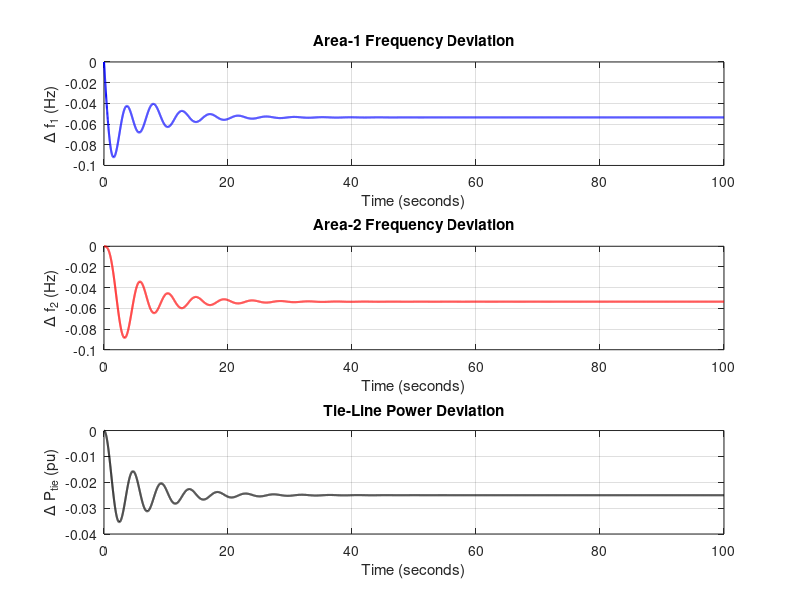

Reproduce this figure in MATLAB. (Note: this script raises an error after producing the figure.)
clc;
clear;
close all;

%% =========================================================
% TWO-AREA LOAD FREQUENCY CONTROL
% Primary Governor Control
% Base frequency = 50 Hz
% Load disturbance in Area-1
%% =========================================================

s = tf('s');

%% ================= AREA 1 PARAMETERS =================

Tg1 = 0.2;          % Governor time constant (s)
Tt1 = 1.0;          % Turbine time constant (s)
Tp1 = 10;           % Power system time constant (s)
Kp1 = 20;           % Power system gain
R1  = 2.4;           % Speed regulation

%% ================= AREA 2 PARAMETERS =================

Tg2 = 0.2;
Tt2 = 1.0;
Tp2 = 10;
Kp2 = 20;
R2  = 2.4;

%% ================= TIE LINE =================

T12 = 0.05;

%% ================= LOAD DISTURBANCE =================

DeltaPL1 = 0.05;        % pu load increase in Area 1
DeltaPL2 = 0;           % No load disturbance in Area 2

%% =====================================================
% TRANSFER FUNCTIONS
%% =====================================================

% Governor
Gg1 = 1/(Tg1*s + 1);
Gg2 = 1/(Tg2*s + 1);

% Turbine
Gt1 = 1/(Tt1*s + 1);
Gt2 = 1/(Tt2*s + 1);

% Power system
Gp1 = Kp1/(Tp1*s + 1);
Gp2 = Kp2/(Tp2*s + 1);

%% =====================================================
% AREA CONTROL BLOCKS
%% =====================================================

% Governor + turbine
G1 = Gg1*Gt1;
G2 = Gg2*Gt2;

%% =====================================================
% STATE-SPACE MODEL
%
% x1 = df1
% x2 = governor-1
% x3 = turbine-1
% x4 = df2
% x5 = governor-2
% x6 = turbine-2
% x7 = Ptie
%% =====================================================

A = zeros(7,7);

% -------- AREA 1 --------

A(1,1) = -1/Tp1;
A(1,3) = Kp1/Tp1;
A(1,7) = -Kp1/Tp1;

A(2,1) = -1/(R1*Tg1);
A(2,2) = -1/Tg1;

A(3,2) = 1/Tt1;
A(3,3) = -1/Tt1;

% -------- AREA 2 --------

A(4,4) = -1/Tp2;
A(4,6) = Kp2/Tp2;
A(4,7) = Kp2/Tp2;

A(5,4) = -1/(R2*Tg2);
A(5,5) = -1/Tg2;

A(6,5) = 1/Tt2;
A(6,6) = -1/Tt2;

% -------- TIE LINE --------

A(7,1) = 2*pi*T12;
A(7,4) = -2*pi*T12;

%% =====================================================
% INPUT MATRIX
%% =====================================================

B = zeros(7,2);

% Area-1 load increase
B(1,1) = -Kp1/Tp1;

% Area-2 load increase
B(4,2) = -Kp2/Tp2;

%% =====================================================
% OUTPUT MATRIX
%% =====================================================

C = zeros(3,7);

% Area-1 frequency deviation
C(1,1) = 1;

% Area-2 frequency deviation
C(2,4) = 1;

% Tie-line deviation
C(3,7) = 1;

D = zeros(3,2);

%% =====================================================
% CREATE SYSTEM
%% =====================================================

sys = ss(A,B,C,D);

%% =====================================================
% CHECK STABILITY
%% =====================================================

p = pole(sys);

disp('System poles:')
disp(p)

if all(real(p) < 0)
    disp('SYSTEM IS STABLE')
else
    disp('SYSTEM IS UNSTABLE - CHECK MODEL')
end

%% =====================================================
% SIMULATION
%% =====================================================

t = 0:0.01:100;

u = zeros(length(t),2);

% 0.05 pu load increase in Area 1
u(:,1) = DeltaPL1;

% No load disturbance in Area 2
u(:,2) = DeltaPL2;

[y,x] = lsim(sys,u,t);

%% OUTPUTS

df1 = y(:,1);
df2 = y(:,2);
Ptie = y(:,3);

%% =====================================================
% ACTUAL FREQUENCY
%% =====================================================

f0 = 50;

f1 = f0 + df1;
f2 = f0 + df2;

%% =====================================================
% FREQUENCY DEVIATION GRAPH
%% =====================================================

figure;

subplot(3,1,1)

plot(t,df1,'b','LineWidth',1.5);
grid on;

xlabel('Time (seconds)');
ylabel('\Delta f_1 (Hz)');
title('Area-1 Frequency Deviation');

subplot(3,1,2)

plot(t,df2,'r','LineWidth',1.5);
grid on;

xlabel('Time (seconds)');
ylabel('\Delta f_2 (Hz)');
title('Area-2 Frequency Deviation');

subplot(3,1,3)

plot(t,Ptie,'k','LineWidth',1.5);
grid on;

xlabel('Time (seconds)');
ylabel('\Delta P_{tie} (pu)');
title('Tie-Line Power Deviation');

sgtitle('Two-Area Load Frequency Control');

%% =====================================================
% ACTUAL FREQUENCY GRAPH
%% =====================================================

figure;

plot(t,f1,'b','LineWidth',1.5);
hold on;

plot(t,f2,'r','LineWidth',1.5);

yline(50,'k--','50 Hz');

grid on;

xlabel('Time (seconds)');
ylabel('Frequency (Hz)');

title('Two-Area Grid Frequency Response');

legend('Area 1','Area 2','Reference');

%% =====================================================
% FINAL RESULTS
%% =====================================================

fprintf('\n============================================\n');
fprintf(' TWO-AREA LOAD FREQUENCY CONTROL RESULTS\n');
fprintf('============================================\n');

fprintf('Final Delta f1 = %.6f Hz\n',df1(end));
fprintf('Final Delta f2 = %.6f Hz\n',df2(end));
fprintf('Final Delta Ptie = %.6f pu\n',Ptie(end));

fprintf('Final Frequency Area-1 = %.6f Hz\n',f1(end));
fprintf('Final Frequency Area-2 = %.6f Hz\n',f2(end));

fprintf('Minimum Frequency Area-1 = %.6f Hz\n',min(f1));
fprintf('Minimum Frequency Area-2 = %.6f Hz\n',min(f2));

fprintf('============================================\n');
